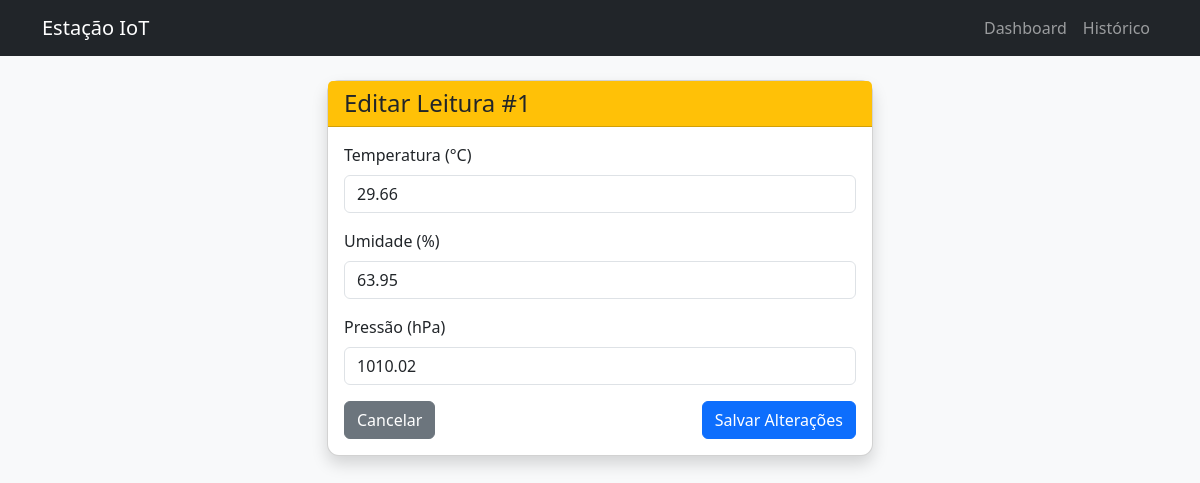
The page /leituras/1 on the database its author committed.
### tables this page shows
CREATE TABLE leituras (
    id INTEGER PRIMARY KEY AUTOINCREMENT,
    temperatura REAL NOT NULL,
    umidade REAL NOT NULL,
    pressao REAL,
    localizacao TEXT DEFAULT 'Lab',
    timestamp DATETIME DEFAULT (datetime('now', 'localtime'))
);

### app.py (the view)
@app.route('/leituras/<int:id>', methods=['GET'])
def detalhe(id):
    leitura = database.buscar_leitura(id)
    if not leitura: return "Não encontrado", 404
    return render_template('editar.html', leitura=leitura)

### database.py (called while the page is built)
def get_db_connection():
    conn = sqlite3.connect(DATABASE, timeout=10) # [cite: 130]
    conn.execute('PRAGMA journal_mode=WAL')      # [cite: 131]
    conn.execute('PRAGMA busy_timeout=5000')     # [cite: 132]
    conn.row_factory = sqlite3.Row               # [cite: 133]
    return conn

def buscar_leitura(id):
    conn = get_db_connection()
    leitura = conn.execute('SELECT * FROM leituras WHERE id = ?', (id,)).fetchone()
    conn.close()
    return leitura

### templates/editar.html (shortened to what this page needs)
{% extends "base.html" %}
{% block content %}
<div class="row justify-content-center">
    <div class="col-md-6">
        <div class="card shadow">
            <div class="card-header bg-warning text-dark">
                <h4 class="mb-0">Editar Leitura #{{ leitura.id }}</h4>
            </div>
            <div class="card-body">
                <form id="editForm">
                    <div class="mb-3">
                        <label class="form-label">Temperatura (°C)</label>
                        <input type="number" step="0.1" class="form-control" id="temp" value="{{ leitura.temperatura }}" required>
                    </div>
                    <div class="mb-3">
                        <label class="form-label">Umidade (%)</label>
                        <input type="number" step="0.1" class="form-control" id="umid" value="{{ leitura.umidade }}" required>
                    </div>
                    <div class="mb-3">
                        <label class="form-label">Pressão (hPa)</label>
                        <input type="number" step="0.1" class="form-control" id="pressao" value="{{ leitura.pressao }}">
                    </div>
                    <div class="d-flex justify-content-between">
                        <a href="/leituras" class="btn btn-secondary">Cancelar</a>
                        <button type="submit" class="btn btn-primary">Salvar Alterações</button>
                    </div>
                </form>
            </div>
        </div>
    </div>
</div>
{% endblock %}

### static/css/style.css (style rules this page uses)
body { font-family: 'Segoe UI', Tahoma, Geneva, Verdana, sans-serif; }
.card { border-radius: 12px; transition: transform 0.2s; }

### rows shown on the page
leituras: id "1", temperatura "29.66", umidade "63.95", pressao "1010.02"
